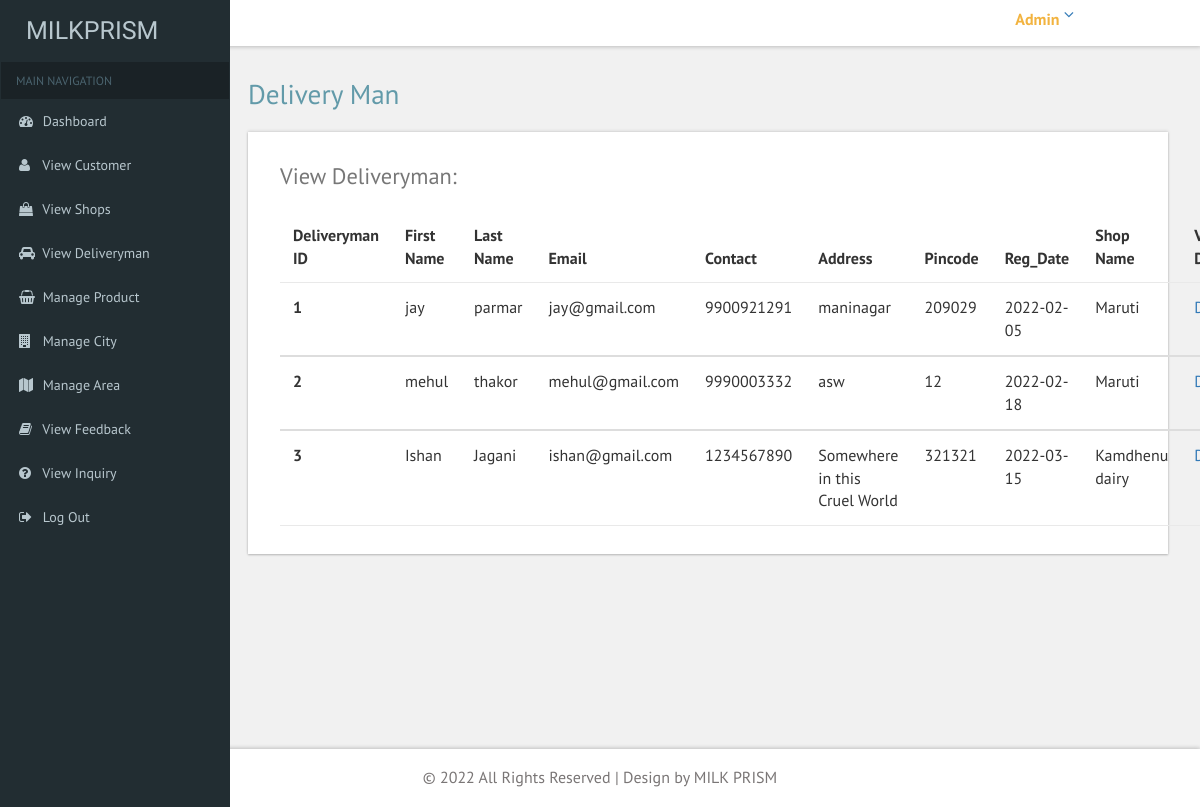
The app's page /ADMIN/view_deliveryman.php (signed in) with its own data.
### tables this page shows
CREATE TABLE `deliveryman` (
  `deliveryman_id` int(11) NOT NULL,
  `fname` varchar(30) NOT NULL,
  `lname` varchar(30) NOT NULL,
  `email` varchar(50) NOT NULL,
  `contact` bigint(10) NOT NULL,
  `address` text NOT NULL,
  `pincode` int(11) NOT NULL,
  `password` varchar(50) NOT NULL,
  `reg_date` date NOT NULL,
  `shop_id` int(11) NOT NULL
);

CREATE TABLE `shop` (
  `shop_id` int(11) NOT NULL,
  `shop_name` varchar(50) NOT NULL,
  `shop_email` varchar(50) NOT NULL,
  `shop_contact` bigint(10) NOT NULL,
  `shop_address` text NOT NULL,
  `city_id` int(11) NOT NULL,
  `area_id` int(11) NOT NULL,
  `pincode` int(11) NOT NULL,
  `shopkeeper_name` varchar(100) NOT NULL,
  `shopkeeper_contact` bigint(10) NOT NULL,
  `shop_image` varchar(50) NOT NULL,
  `status` int(11) NOT NULL,
  `registration_date` date NOT NULL,
  `password` varchar(50) NOT NULL
);

### ADMIN/view_deliveryman.php (the view, shortened to what this page needs)
<?php
include "common/connection.php";
$category = $con->query("select * from deliveryman");
?>
<!DOCTYPE HTML>
<html>
<head>
<link href="css/bootstrap.css" rel='stylesheet' type='text/css' />
<link href="css/style.css" rel='stylesheet' type='text/css' />
<link href="css/font-awesome.css" rel="stylesheet">
 <link href='css/SidebarNav.min.css' media='all' rel='stylesheet' type='text/css'/>
<link href="css/custom.css" rel="stylesheet">
</head>
<body class="cbp-spmenu-push">
	<div class="main-content">
	<div class="cbp-spmenu cbp-spmenu-vertical cbp-spmenu-left" id="cbp-spmenu-s1">
		<aside class="sidebar-left">
      <?php include "common/sidebar.php"; ?>
    </aside>
	</div>
		<?php include "common/header.php"; ?>
		<div id="page-wrapper">
			<div class="main-page">
				<div class="tables">
					<h2 class="title1">Delivery Man</h2>
					<div class="panel-body widget-shadow">
						<h4>View Deliveryman:</h4>
						<table class="table">
							<thead>
								<tr>
								  <th>Deliveryman ID</th>
								  <th>First Name</th>
								  <th>Last Name</th>
								  <th>Email</th>
								  <th>Contact</th>
								  <th>Address</th>
								  <th>Pincode</th>
								  <th>Reg_Date</th>
								  <th>Shop Name</th>
								  <th>View Detail</th>
								</tr>
							</thead>
							<?php
								while($row = $category->fetch_object())
								{
									$sh = $con->query("select * from shop where shop_id='$row->shop_id'");
									$shop = $sh->fetch_object();
							?>
							<tbody>
								<tr>
								  <th scope="row"><?php echo "$row->deliveryman_id"; ?></th>
								  <td><?php echo "$row->fname"; ?></td>
								  <td><?php echo "$row->lname"; ?></td>
								  <td><?php echo "$row->email"; ?></td>
								  <td><?php echo "$row->contact"; ?></td>
								  <td><?php echo "$row->address"; ?></td>
								  <td><?php echo "$row->pincode"; ?></td>
								  <td><?php echo "$row->reg_date"; ?></td>
								  <td><?php echo "$shop->shop_name"; ?></td>
								  <td><a href="deliveryman_detail.php?detail=<?php echo "$row->deliveryman_id";?>">Details</a></td>
								</tr>
							</tbody>
							<?php
								}
							?>
						</table>
					</div>
				</div>
			</div>
		</div>
		<?php include "common/footer.php"; ?>
	</div>
</body>
</html>

### ADMIN/common/header.php (shortened to what this page needs)
<?php
include "connection.php";
$id = $_SESSION["id"];
$admin = $con->query("select * from admin where id='$id'");
$row = $admin->fetch_object();
?>
<div class="sticky-header header-section ">
			<div class="header-right">
				<div class="profile_details">
					<ul>
						<li class="dropdown profile_details_drop">
							<a href="#" class="dropdown-toggle" data-toggle="dropdown" aria-expanded="false">
								<div class="profile_img">
									<div class="user-name">
										<p><?php echo "$row->name";?></p>
									</div>
									<i class="fa fa-angle-down"></i>
								</div>
							</a>
						</li>
					</ul>
				</div>
				<div class="clearfix"> </div>
			</div>
			<div class="clearfix"> </div>
		</div>

### ADMIN/css/custom.css (style rules this page uses)
#page-wrapper { padding:5em 2em 2.5em; background-color: #F1F1F1; }

### records on screen
deliveryman: deliveryman_id "1", fname "jay", lname "parmar", email "jay@gmail.com", contact "9900921291", address "maninagar", pincode "209029", reg_date "2022-02-05", shop.shop_name "Maruti"
deliveryman: deliveryman_id "2", fname "mehul", lname "thakor", email "mehul@gmail.com", contact "9990003332", address "asw", pincode "12", reg_date "2022-02-18", shop.shop_name "Maruti"
deliveryman: deliveryman_id "3", fname "Ishan", lname "Jagani", email "ishan@gmail.com", contact "1234567890", address "Somewhere in this Cruel World", pincode "321321", reg_date "2022-03-15", shop.shop_name "Kamdhenu dairy"

### other values on screen
$row->name "Admin"
